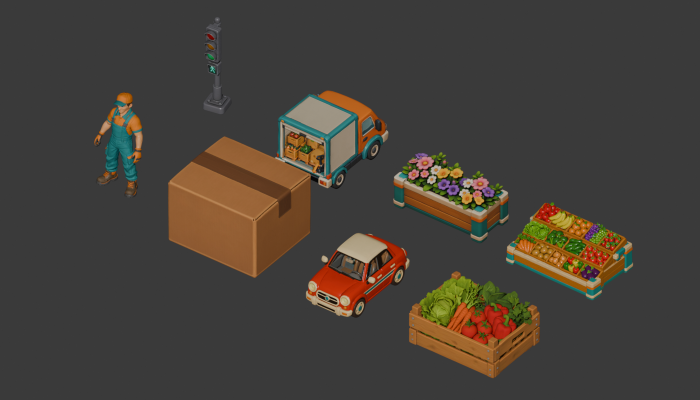
#> input picture unity/CheckoutSimulator/ArtSource/EventProps/ref_glbs.png, 1400 x 800 px, given in place of Staff_Clerk.png, which was not available (shown at 1/2 size)
$ python gen_uniform_masks.py ../EventProps/ref_glbs.png ../EventProps/test_bake.png
#> lines starting #> are read from the running program, lines starting #| are printed output that depends on the picture
### unity/CheckoutSimulator/ArtSource/market_style/oklab.py
import numpy as np
def srgb_to_lin(c):
    c = c.astype(np.float32) / 255
    return np.where(c <= .04045, c / 12.92, ((c + .055) / 1.055) ** 2.4)
def lin_to_oklab(c):
    M1 = np.array([[.4122214708, .5363325363, .0514459929], [.2119034982, .6806995451, .1073969566], [.0883024619, .2817188376, .6299787005]])
    M2 = np.array([[.2104542553, .7936177850, -.0040720468], [1.9779984951, -2.4285922050, .4505937099], [.0259040371, .7827717662, -.8086757660]])
    lms = np.cbrt(np.maximum(c @ M1.T, 1e-9)); return lms @ M2.T

### unity/CheckoutSimulator/ArtSource/market_style/gen_uniform_masks.py
"""Uniform masks for "Estilo do mercado": R = main garment, G = detail, from colour keys in OKLab.
Prints each texture's reference colours (median OKLab of the masked texels) for CheckoutMarketStyle.cs."""
import sys, numpy as np
from PIL import Image, ImageFilter
sys.path.insert(0, '.')
from oklab import *
B = sys.argv[1]; OUT = sys.argv[2]
# (hue centre deg, hue tolerance, C min, C max, L min, L max); hue None = any (neutral keys)
KEYS = {
    'Staff_Clerk': ('Art/Staff/Models/Staff_Clerk.png', (-94, 28, .03, .2, .16, .43), (26, 18, .09, .3, .33, .68)),
    'Staff_Cleaner': ('Art/Staff/Models/Staff_Cleaner.png', (146, 28, .06, .3, .28, .66), (89, 13, .09, .3, .6, .93)),
    'CheckoutWoman_BaseColor': ('Art/Models/MapModels/CheckoutWoman/CheckoutWoman_BaseColor.png', (-170, 22, .045, .2, .3, .7), (82, 22, .015, .08, .84, .98)),
    'Worker_Baker': ('Art/Characters/Meshy/Workers/Worker_Baker.png', (None, 0, 0, .045, .72, 1.01), (54, 12, .06, .13, .45, .66)),
    'Worker_Butcher': ('Art/Characters/Meshy/Workers/Worker_Butcher.png', (-110, 28, .01, .08, .56, .9), (None, 0, 0, .03, .92, 1.01)),
    'Worker_Fishmonger': ('Art/Characters/Meshy/Workers/Worker_Fishmonger.png', (-112, 22, .045, .2, .28, .66), (None, 0, 0, .03, .92, 1.01)),
}
def sm(e0, e1, x): t = np.clip((x - e0) / (e1 - e0), 0, 1); return t * t * (3 - 2 * t)
def key(lab, k):
    h0, tol, c0, c1, l0, l1 = k
    L = lab[..., 0]; C = np.hypot(lab[..., 1], lab[..., 2])
    w = sm(l0 - .03, l0 + .01, L) * (1 - sm(l1 - .01, l1 + .03, L)) * sm(c0 - .01, c0 + .005, C) * (1 - sm(c1 - .005, c1 + .01, C))
    if h0 is not None:
        h = np.degrees(np.arctan2(lab[..., 2], lab[..., 1]))
        dh = np.abs((h - h0 + 180) % 360 - 180)
        w = w * (1 - sm(tol * .8, tol * 1.2, dh))
    return w
import json
ALL = {}
for name, (path, km, kd) in KEYS.items():
    im = Image.open(B + path).convert('RGB')
    if im.size[0] > 2048: im = im.resize((2048, 2048), Image.LANCZOS)
    a = np.asarray(im)
    lab = lin_to_oklab(srgb_to_lin(a.reshape(-1, 3))).reshape(a.shape)
#> in lin_to_oklab, `M1 = np.array([[.4122214708, .5363325363, .0514459929], [.2119034982, ..`: M1 = [[0.412, 0.536, 0.0514], [0.212, 0.681, 0.107], [0.0883, 0.282, 0.63]]
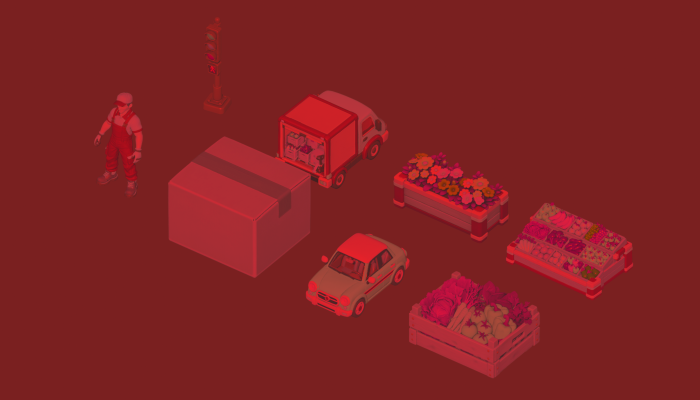
#> lab: shape (800, 1400, 3) float64 (shown at 1/2 size); mean R, G, B 0.378, 0.00523, 0.0118; drawn with min black and max white
    m = key(lab, km); d = key(lab, kd) * (1 - m)
#> in key, `L = lab[..., 0]`:
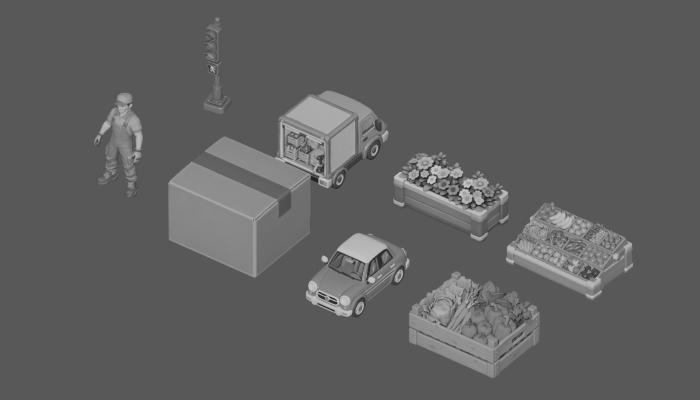
#> L: shape (800, 1400) float64 (shown at 1/2 size); min 0.0847, max 0.862, mean 0.378
#> in key, `h = np.degrees(np.arctan2(lab[..., 2], lab[..., 1]))`:
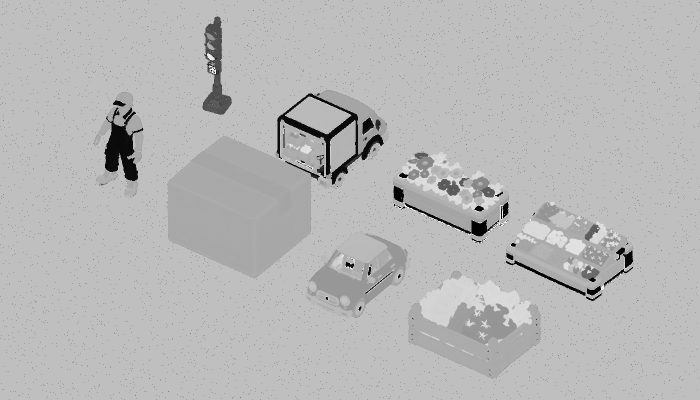
#> h: shape (800, 1400) float64 (shown at 1/2 size); min -180, max 180, mean 80; drawn with min black and max white
#> call 2 of key, with k = (26, 18, 0.09, 0.3, 0.33, 0.68)
#> in sm (call 9), `t = np.clip((x - e0) / (e1 - e0), 0, 1)`: t: shape (800, 1400) float64; every value is 0
#> in key (call 2), `dh = np.abs((h - h0 + 180) % 360 - 180)`:
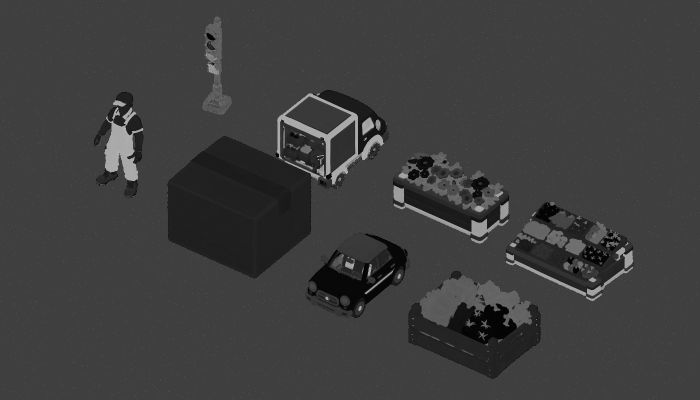
#> dh: shape (800, 1400) float64 (shown at 1/2 size); min 0.015, max 180, mean 62.3
#> in sm (call 10), `t = np.clip((x - e0) / (e1 - e0), 0, 1)`:
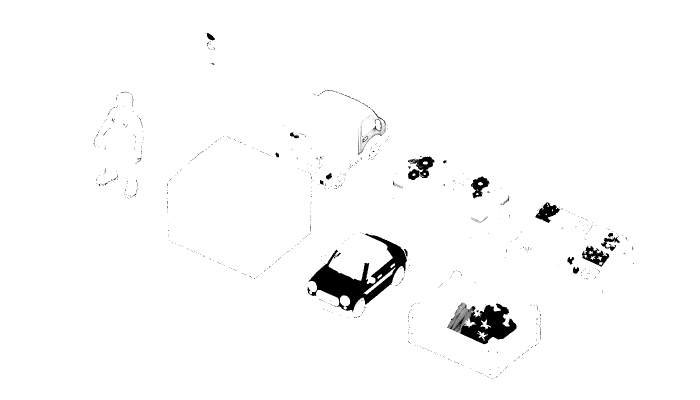
#> t: shape (800, 1400) float64 (shown at 1/2 size); min 0, max 1, mean 0.98
#> in key (call 2), `w = w * (1 - sm(tol * .8, tol * 1.2, dh))`:
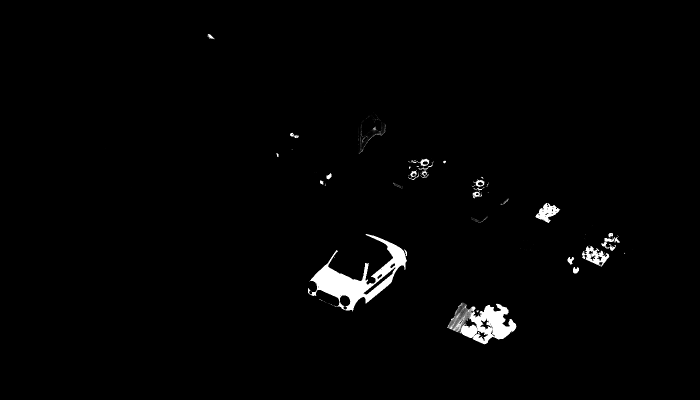
#> w: shape (800, 1400) float64 (shown at 1/2 size); min 0, max 1, mean 0.0162
    refs = []
    for w in (m, d):
        sel = lab[w > .5]
        refs.append(np.median(sel, 0) if len(sel) else np.array([0, 0, 0]))
#> this loop made 2 passes
#> after the loop, refs = [[0.38, -0.0121, -0.0261], [0.489, 0.144, 0.0931]]
    def soft(x):
        img = Image.fromarray((x * 255).astype(np.uint8)).filter(ImageFilter.MedianFilter(5)).filter(ImageFilter.GaussianBlur(1.2))
#> img: PIL image 1400x800 L; every value is 0
        return img.resize((1024, 1024), Image.LANCZOS)
#> returned value: PIL image 1024x1024 L; every value is 0
    R, G = soft(m), soft(d)
    Image.merge('RGB', (R, G, Image.new('L', R.size, 0))).save(f'{OUT}/{name}_UniformMask.png', optimize=True)
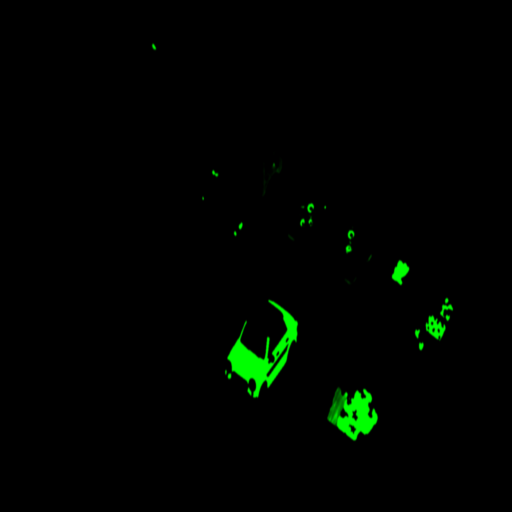
#> saved as Staff_Clerk_UniformMask.png: PIL image 1024x1024 RGB (shown at 1/2 size); mean R, G, B 0, 4, 0
    ALL[name] = [refs[0].round(4).tolist(), refs[1].round(4).tolist()]
    print(f'{name}: main {(m > .5).mean() * 100:.1f}% ref {refs[0].round(4).tolist()}  detail {(d > .5).mean() * 100:.1f}% ref {refs[1].round(4).tolist()}')
#| Staff_Clerk: main 0.0% ref [0.3805, -0.0121, -0.0261]  detail 1.6% ref [0.4894, 0.1439, 0.0931]
#> pass 2 of the loop `for name, (path, km, kd) in KEYS.items():`:
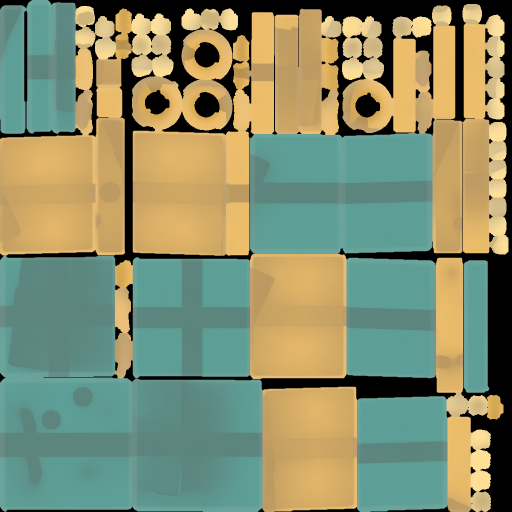
#> input picture unity/CheckoutSimulator/ArtSource/EventProps/test_bake.png, 1024 x 1024 px, given in place of Staff_Cleaner.png, which was not available (shown at 1/2 size)
#> im is the input picture: PIL image 1024x1024 RGB; mean R, G, B 134.3, 142.3, 109.7
#> lab: shape (1024, 1024, 3) float64
#> L: shape (1024, 1024) float64
#> C: shape (1024, 1024) float64
#> t: shape (1024, 1024) float64
#> in sm (call 13), `return t * t * (3 - 2 * t)`:
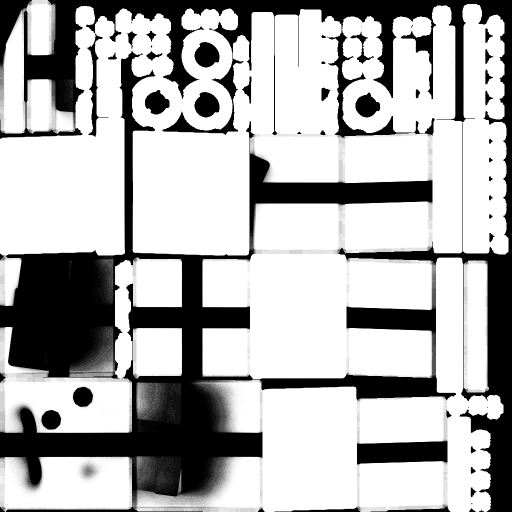
#> returned value: shape (1024, 1024) float64 (shown at 1/2 size); min 0, max 1, mean 0.698
#> t: shape (1024, 1024) float64; every value is 0
#> in key (call 3), `w = sm(l0 - .03, l0 + .01, L) * (1 - sm(l1 - .01, l1 + .03, L)) * sm(c..`:
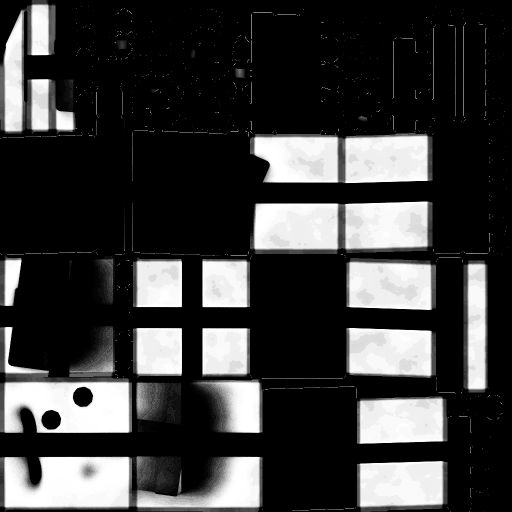
#> w: shape (1024, 1024) float64 (shown at 1/2 size); min 0, max 1, mean 0.242
#> the loop `for w in (m, d):` made 2 passes
#> after the loop `for w in (m, d):`: refs = [[0, 0, 0], [0.778, 0.0183, 0.1]]
#| Staff_Cleaner: main 0.0% ref [0, 0, 0]  detail 33.6% ref [0.7776, 0.0183, 0.1002]
#> (the run stopped early here; a loop or call above may not have finished)
